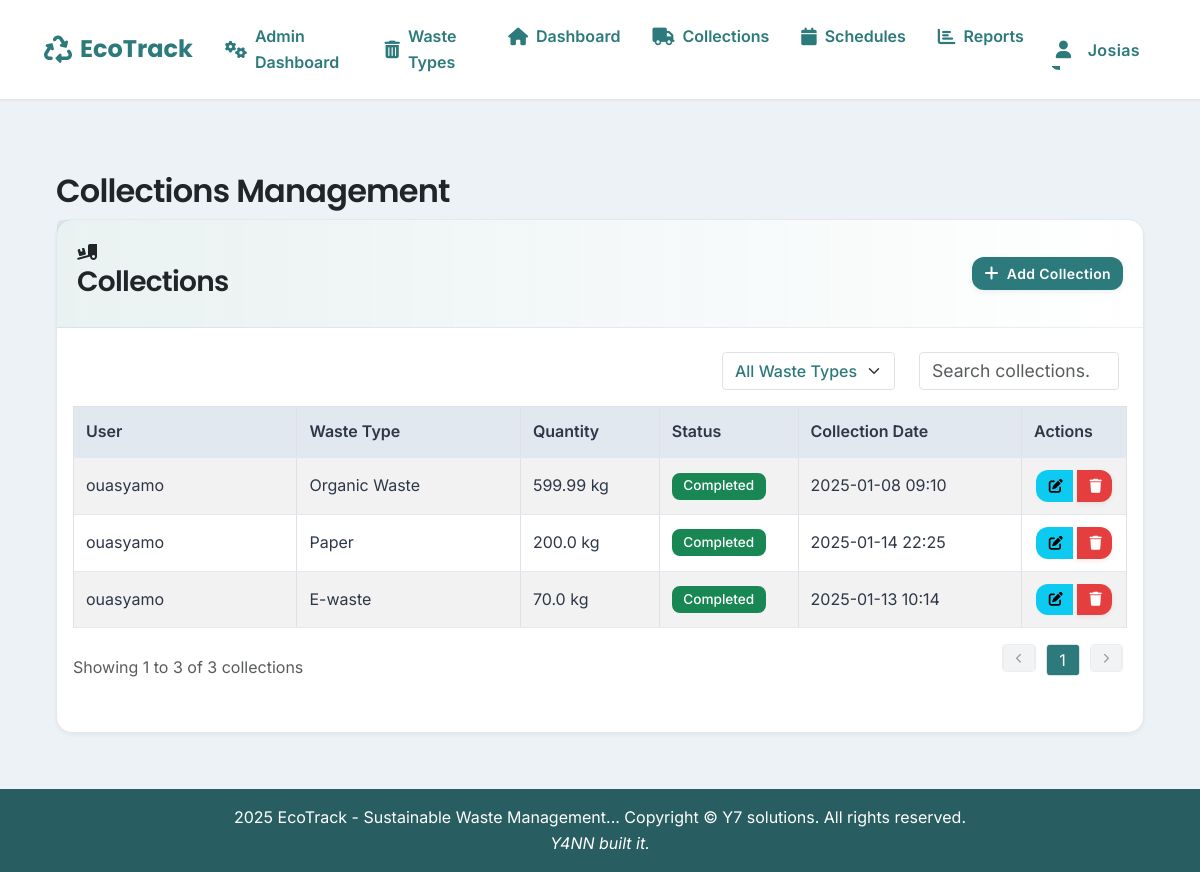
The page /admin/collections (signed in) on the database as committed earlier.
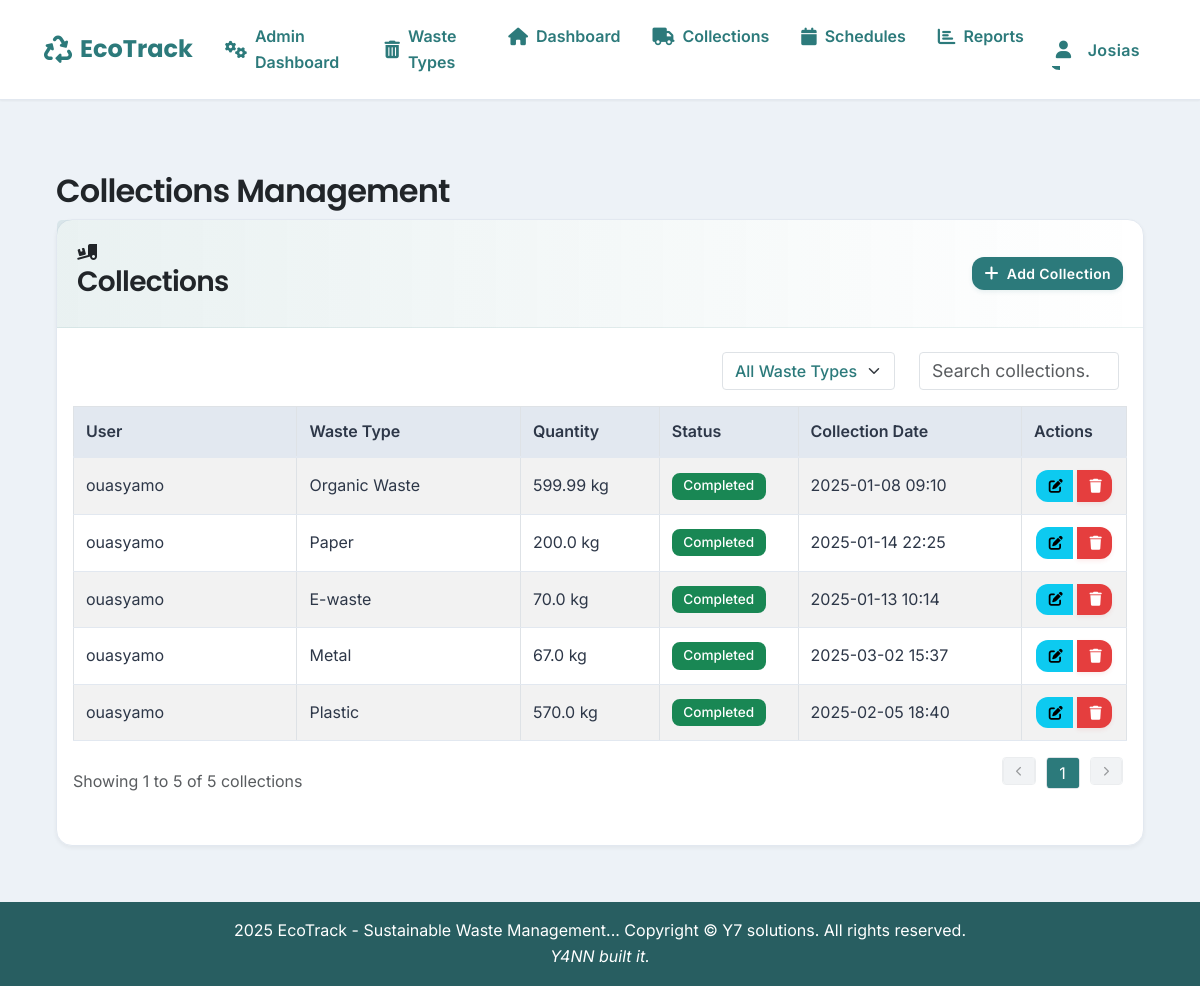
The same page on the database as committed later.
### models.py (models this page shows, shortened)
class Collection(db.Model):
    __tablename__ = 'collections'
    id = db.Column(db.Integer, primary_key=True)
    user_id = db.Column(db.Integer, db.ForeignKey('users.id'), nullable=False)
    waste_type_id = db.Column(db.Integer, db.ForeignKey('waste_types.id'), nullable=False)
    quantity = db.Column(db.Float, nullable=False)
    collection_date = db.Column(db.DateTime, nullable=False)
    location = db.Column(db.String(255), nullable=False)
    status = db.Column(db.String(20), nullable=False, default='Pending')
    created_at = db.Column(db.DateTime, nullable=False, default=datetime.utcnow)
    user = db.relationship('User', backref=db.backref('collections', lazy=True))
    waste_type = db.relationship('WasteType', backref=db.backref('collections', lazy=True))

class User(UserMixin, db.Model):
    __tablename__ = 'users'
    id = db.Column(db.Integer, primary_key=True)
    username = db.Column(db.String(80), unique=True, nullable=False)
    email = db.Column(db.String(120), unique=True, nullable=False)
    password_hash = db.Column(db.String(200), nullable=False)
    first_name = db.Column(db.String(100), nullable=False)
    last_name = db.Column(db.String(100), nullable=False)
    role = db.Column(db.String(50), nullable=False)
    is_active = db.Column(db.Boolean, default=True, nullable=False)
    created_at = db.Column(db.DateTime, default=datetime.utcnow)
    def is_admin(self):
        return self.role == 'Administrator'
    def is_operator(self):
        return self.role == 'Waste Management Operator'

class WasteType(db.Model):
    __tablename__ = 'waste_types'
    id = db.Column(db.Integer, primary_key=True)
    name = db.Column(db.String(100), nullable=False)
    description = db.Column(db.Text, nullable=False)
    disposal_method = db.Column(db.String(200), nullable=False)
    created_at = db.Column(db.DateTime, default=datetime.utcnow)

### blueprints/admin.py (the view)
@admin_bp.route('/admin/collections')
@login_required
@admin_required
def collections():
    collections = Collection.query.all()
    waste_types = WasteType.query.all()
    users = User.query.filter(User.role != 'Administrator').all()  # Get all non-admin users
    return render_template('admin/collections.html',
                         collections=collections,
                         waste_types=waste_types,
                         users=users)

### blueprints/admin.py (called while the page is built)
def admin_required(f):
    @wraps(f)
    def decorated_function(*args, **kwargs):
        if not current_user.is_authenticated or not current_user.is_admin():
            return jsonify({
                'status': 'error',
                'message': 'You do not have permission to access this page.',
                'redirect': url_for('index')
            }), 403
        return f(*args, **kwargs)
    return decorated_function

### blueprints/auth.py (called while the page is built)
@login_manager.user_loader
def load_user(user_id):
    return User.query.get(int(user_id))

### templates/admin/collections.html (shortened to what this page needs)
{% extends "base.html" %}
{% block content %}
<div class="container-fluid px-4">
    <h2 class="mt-4">Collections Management</h2>
    <div class="card mb-4">
        <div class="card-header d-flex justify-content-between align-items-center">
            <div>
                <i class="fas fa-truck-loading me-1"></i>
                <h3>Collections</h3>
            </div>
            <a href="{{ url_for('admin.new_collection') }}" class="btn btn-primary btn-sm">
                <i class="fas fa-plus"></i> Add Collection
            </a>
        </div>
        <div class="card-body px-0">
            <div class="table-responsive">
                <table id="collectionsTable" class="table table-striped table-bordered">
                    <thead>
                        <tr>
                            <th style="width: 15%">User</th>
                            <th style="width: 15%">Waste Type</th>
                            <th style="width: 10%">Quantity</th>
                            <th style="width: 10%">Status</th>
                            <th style="width: 15%">Collection Date</th>
                            <th style="width: 8%">Actions</th>
                        </tr>
                    </thead>
                    <tbody>
                        {% for collection in collections %}
                        <tr>
                            <td class="text-nowrap">{{ collection.user.username }}</td>
                            <td class="text-nowrap">{{ collection.waste_type.name }}</td>
                            <td class="text-nowrap">{{ collection.quantity }} kg</td>
                            <td class="text-nowrap">
                                <span class="badge {% if collection.status == 'Pending' %}bg-warning
                                      {% elif collection.status == 'In Progress' %}bg-info
                                      {% elif collection.status == 'Completed' %}bg-success
                                      {% else %}bg-danger{% endif %}">
                                    {{ collection.status }}
                                </span>
                            </td>
                            <td class="text-nowrap" data-order="{{ collection.collection_date.strftime('%Y%m%d%H%M%S') }}">
                                {{ collection.collection_date.strftime('%Y-%m-%d %H:%M') }}
                            </td>
                            <td class="text-nowrap">
                                <div class="btn-group">
                                    <a href="{{ url_for('admin.edit_collection', id=collection.id) }}"
                                       class="btn btn-sm btn-info"
                                       data-bs-toggle="tooltip"
                                       title="Edit Collection">
                                        <i class="fas fa-edit"></i>
                                    </a>
                                    <button type="button"
                                            class="btn btn-sm btn-danger"
                                            onclick="confirmDelete(`{{ url_for('admin.delete_collection', id=collection.id) }}`, 'Are you sure you want to delete this collection?')"
                                            data-bs-toggle="tooltip"
                                            title="Delete Collection">
                                        <i class="fas fa-trash"></i>
                                    </button>
                                </div>
                            </td>
                        </tr>
                        {% endfor %}
                    </tbody>
                </table>
            </div>
        </div>
    </div>
</div>
{% endblock %}

Rows that differ between the two databases and show on the page:
added Collection: user.username "ouasyamo", waste_type.name "Metal", quantity "67.0", status "Completed", collection_date "2025-03-02 15:37"
added Collection: user.username "ouasyamo", waste_type.name "Plastic", quantity "570.0", status "Completed", collection_date "2025-02-05 18:40"
Other text that changed with them:
text written by a page script: "Showing 1 to 3 of 3 collections 1" → "Showing 1 to 5 of 5 collections 1"
